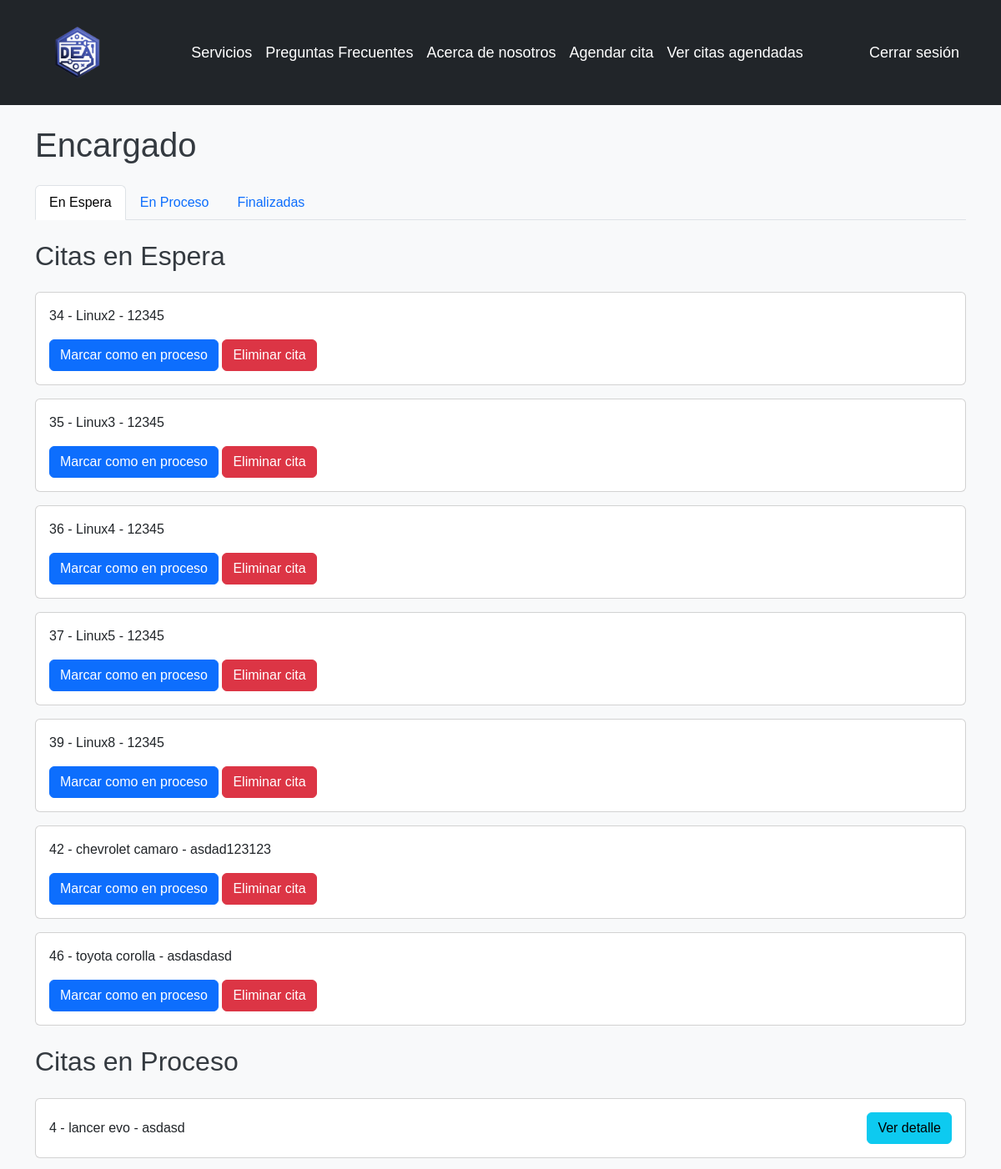
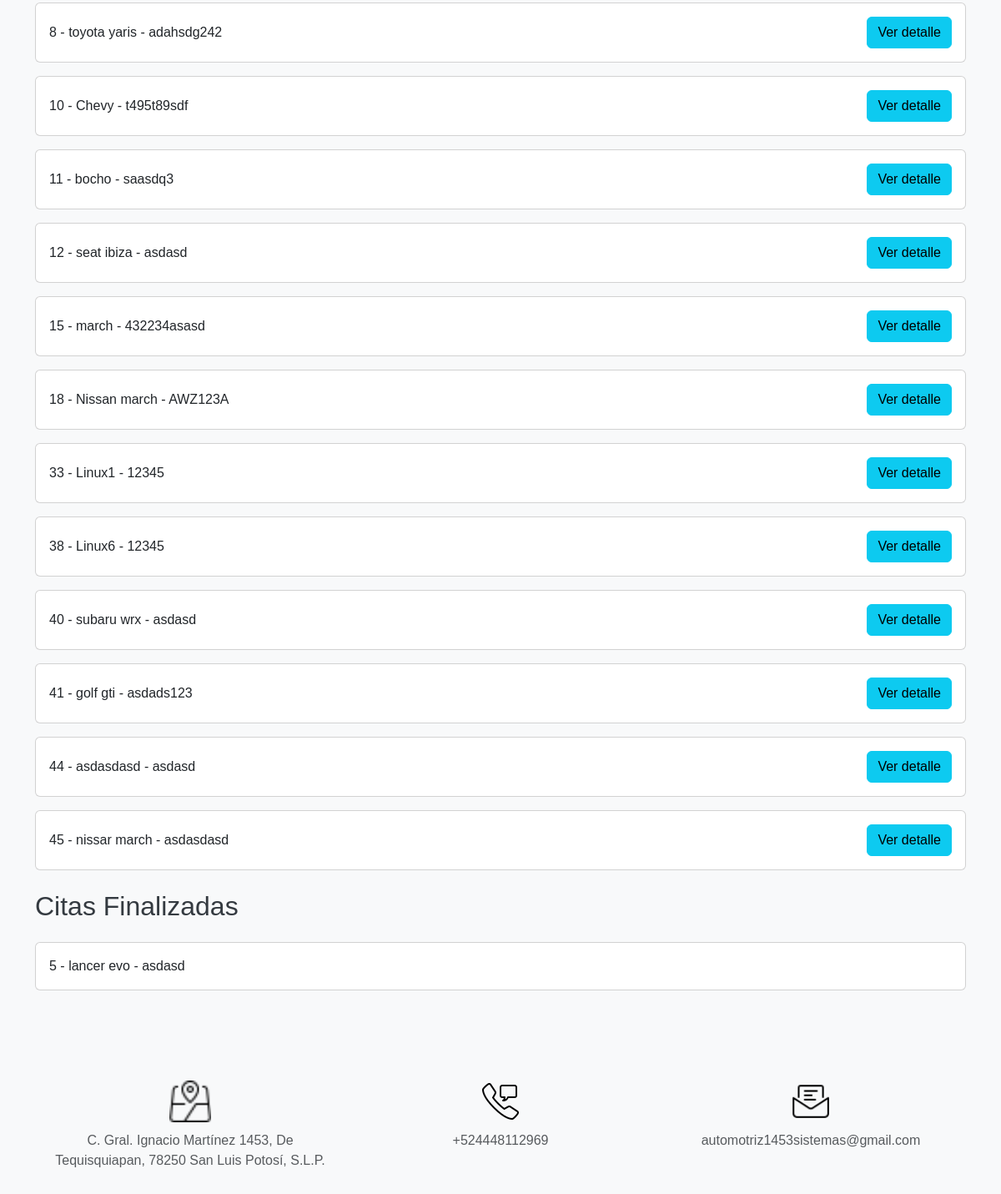
Screenshot of /panel_encargado/ (signed in) with the database file from the repository (2 pictures, top to bottom).
### autenticacion/models.py (models this page shows)
class Cita(models.Model):
    usuario = models.ForeignKey(User, on_delete=models.CASCADE)
    modelo_carro = models.CharField(max_length=100)
    color = models.CharField(max_length=100)
    placas = models.CharField(max_length=20)
    fecha = models.DateField()
    hora = models.TimeField()
    estado = models.CharField(max_length=50, default='pendiente')
    retroalimentacion = models.TextField(null=True, blank=True)
    servicios = models.ManyToManyField(Servicio, through='DetalleCita')
    def __str__(self):
        return f"Cita {self.id} - {self.modelo_carro}"

### autenticacion/views.py (the view)
# urls.py: path('panel_encargado/', v_auth.panel_encargado, name='panel_encargado'),
@login_required
def panel_encargado(request):
    citas_pendientes = Cita.objects.filter(estado='pendiente')
    citas_en_proceso = Cita.objects.filter(estado='en proceso')
    citas_finalizadas = Cita.objects.filter(estado='finalizada')
    print("Citas en espera: ",citas_pendientes.count())
    for cita1 in citas_pendientes:
        print(cita1)
    print("Citas en proceso: ", citas_en_proceso.count())
    for cita2 in citas_en_proceso:
        print(cita2)
    print("Citas finalizadas: " , citas_en_proceso.count())
    for cita3 in citas_en_proceso:
        print(cita3)
    return render(request, 'panelEncargado.html', {
        'citas_en_espera': citas_pendientes,
        'citas_en_proceso': citas_en_proceso,
        'citas_finalizadas': citas_finalizadas
    })

### main/templates/panelEncargado.html (shortened to what this page needs)
<!DOCTYPE html>
<html lang="en">
<head>
    {% extends 'layouts/base.html' %}
    {% block content %}
    <div class="container">
        <h1 class="my-4">Encargado</h1>
        <div class="nav nav-tabs">
            <button class="nav-link tablinks active" onclick="showCitas(event, 'en_espera')">En Espera</button>
            <button class="nav-link tablinks" onclick="showCitas(event, 'en_proceso')">En Proceso</button>
            <button class="nav-link tablinks" onclick="showCitas(event, 'finalizadas')">Finalizadas</button>
        </div>
        <div id="en_espera" class="tabcontent" style="display: block;">
            <h2 class="my-4">Citas en Espera</h2>
            {% for cita in citas_en_espera %}
                <div class="card mb-3">
                    <div class="card-body">
                        <p class="card-text">{{ cita.id }} - {{cita.modelo_carro}} - {{cita.placas}}</p>
                        <form action="{% url 'modificar_estado_cita' cita.id %}" method="post" class="d-inline">
                            <button type="submit" class="btn btn-primary" onclick="return confirm('¿Estás seguro de modificar el estado de la cita?')">Marcar como en proceso</button>
                        </form>
                        <form action="{% url 'eliminar_cita' cita.id %}" method="post" class="d-inline">
                            <button type="submit" class="btn btn-danger" onclick="return confirm('¿Estás seguro de eliminar la cita?')">Eliminar cita</button>
                        </form>
                    </div>
                </div>
            {% endfor %}
        </div>
        <div id="en_proceso" class="tabcontent">
            <h2 class="my-4">Citas en Proceso</h2>
            {% for cita in citas_en_proceso %}
                <div class="card mb-3">
                    <div class="card-body d-flex justify-content-between align-items-center">
                        <div>
                            <p class="card-text mb-0">{{ cita.id }} - {{cita.modelo_carro}} - {{cita.placas}}</p>
                        </div>
                        <a href="{% url 'detalle_cita_en_proceso' cita.id%}" class="btn btn-info">Ver detalle</a>
                    </div>
                </div>
            {% endfor %}
        </div>
        <div id="finalizadas" class="tabcontent">
            <h2 class="my-4">Citas Finalizadas</h2>
            {% for cita in citas_finalizadas %}
                <div class="card mb-3">
                    <div class="card-body">
                        <p class="card-text">{{ cita.id }} - {{cita.modelo_carro}} - {{cita.placas}}</p>
                    </div>
                </div>
            {% endfor %}
        </div>
    </div>
    {% endblock %}

### main/templates/layouts/base.html (style rules this page uses)
body { font-family: Arial, sans-serif; background-color: #f8f9fa; color: #343a40; }

### rows the page displays
Cita: id "34", modelo_carro "Linux2", placas "12345"
Cita: id "35", modelo_carro "Linux3", placas "12345"
Cita: id "36", modelo_carro "Linux4", placas "12345"
Cita: id "37", modelo_carro "Linux5", placas "12345"
Cita: id "39", modelo_carro "Linux8", placas "12345"
Cita: id "42", modelo_carro "chevrolet camaro", placas "asdad123123"
Cita: id "46", modelo_carro "toyota corolla", placas "asdasdasd"
Cita: id "4", modelo_carro "lancer evo", placas "asdasd"
Cita: id "8", modelo_carro "toyota yaris", placas "adahsdg242"
Cita: id "10", modelo_carro "Chevy", placas "t495t89sdf"
Cita: id "11", modelo_carro "bocho", placas "saasdq3"
Cita: id "12", modelo_carro "seat ibiza", placas "asdasd"
Cita: id "15", modelo_carro "march", placas "432234asasd"
Cita: id "18", modelo_carro "Nissan march", placas "AWZ123A"
Cita: id "33", modelo_carro "Linux1", placas "12345"
Cita: id "38", modelo_carro "Linux6", placas "12345"
Cita: id "40", modelo_carro "subaru wrx", placas "asdasd"
Cita: id "41", modelo_carro "golf gti", placas "asdads123"
Cita: id "44", modelo_carro "asdasdasd", placas "asdasd"
Cita: id "45", modelo_carro "nissar march", placas "asdasdasd"
Cita: id "5", modelo_carro "lancer evo", placas "asdasd"
